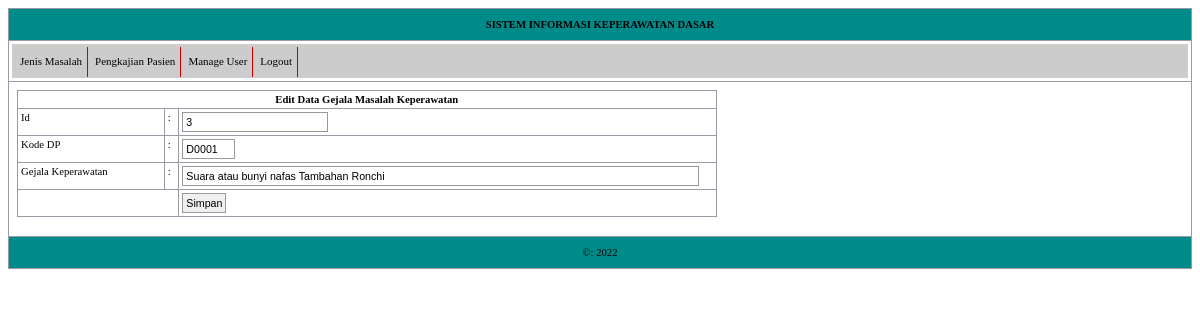
The page /home.php?p=63&id=3 (signed in) on the database its author committed.
### tables this page shows
CREATE TABLE `gejala` (
  `id` int(4) NOT NULL,
  `dp` varchar(5) NOT NULL,
  `gejala` varchar(100) NOT NULL
);

### edit_gejala.php (the view)
<?php require_once('koneksi.php');
$id=$_GET['id'];
$query = mysqli_query($conn,"SELECT * FROM `gejala` WHERE id='$id'");
$jmlrek = mysqli_num_rows($query);
if ($jmlrek!='0') {
    $hasil=mysqli_fetch_array($query);
        $id      = $hasil['id'];
        $dp      = $hasil['dp'];
        $gejala  = $hasil['gejala'];
        echo "<FORM ACTION='?p=64' METHOD='POST' >
            <table width=60% border=1>
                <tr><td colspan=3 align=center><b>Edit Data Gejala Masalah Keperawatan</b></td>
                </tr>
                <tr><td width=20%>Id</td>
                    <td width=2%>:</td>
                    <td width=38%><input name=id type=text readonly=readonly value='$id' ></td>
                </tr>
                <tr><td >Kode DP</td>
                    <td >:</td>
                    <td ><input type=text name=dp size=5 maxlength=5 readonly=readonly value='$dp' ></td>
                </tr>
                <tr><td >Gejala Keperawatan</td>
                    <td >:</td>
                    <td ><input type=text name=gejala size=80 maxlength=80 value='$gejala'></td>
                </tr>
                <tr><td colspan=2></td>
                    <td width=35%><input type=submit name=Input value=Simpan></td>
                </tr>
            </table>
        </FORM>";
}else echo "Data $id Tidak ada"; ?>

### style.css (style rules this page uses)
table { font-family: Tahoma; font-size: 8pt; border: 1px solid #999999 ; border-collapse:collapse; }
input { padding:3px; border: 1px solid #999999; font-family: Tahoma, Geneva, sans-serif; font-size: 8pt; }
td { vertical-align: top; border: 1px solid #969BA5; padding: 3px; }

### rows shown on the page
gejala: id "3", dp "D0001", gejala "Suara atau bunyi nafas Tambahan Ronchi"
